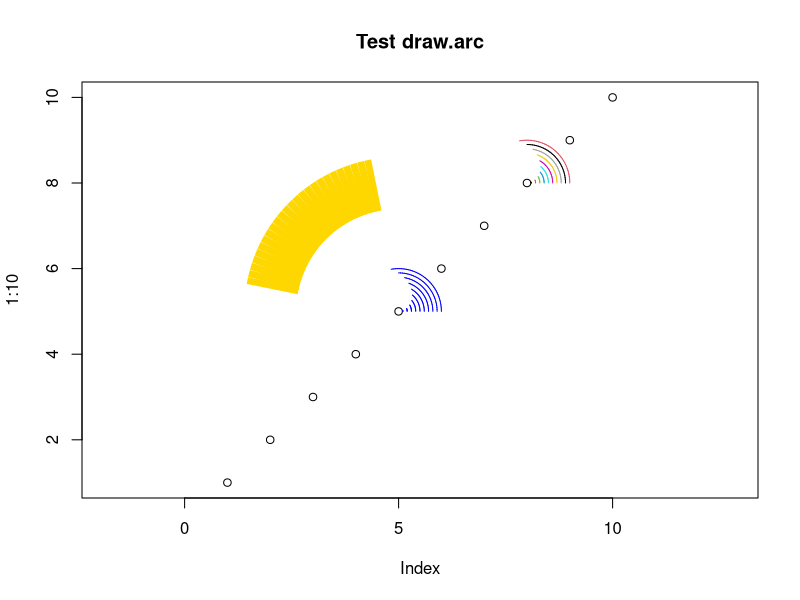
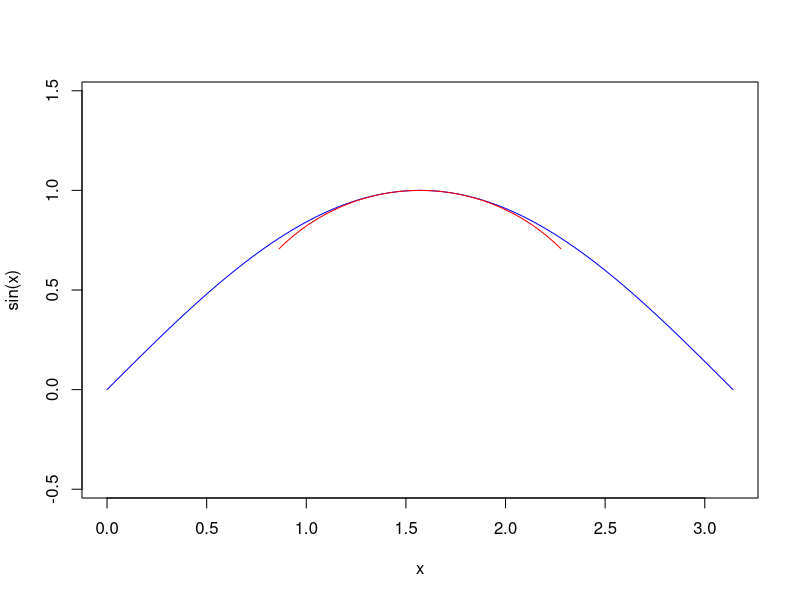

Write R code to recreate these figures, in order.
library(plotrix)


### Name: draw.arc
### Title: Draw arc
### Aliases: draw.arc
### Keywords: misc

### ** Examples


   plot(1:10, asp = 1,main="Test draw.arc")
   draw.arc(5, 5, 1:10/10, deg2 = 1:10*10, col = "blue")
   draw.arc(8, 8, 1:10/10, deg2 = 1:10*10, col = 1:10)
   draw.arc(5, 5, 3, deg1=100, deg2=170, col="gold", lwd=50, lend=1)
   # example taken from post by Hans Borcher:
   # https://stat.ethz.ch/pipermail/r-help/2009-July/205728.html
   # Note setting of aspect ratio to 1 first.
   curve(sin(x), 0, pi, col="blue", asp=1)
   draw.arc(pi/2, 0, 1, deg1=45, deg2=135, col="red")
